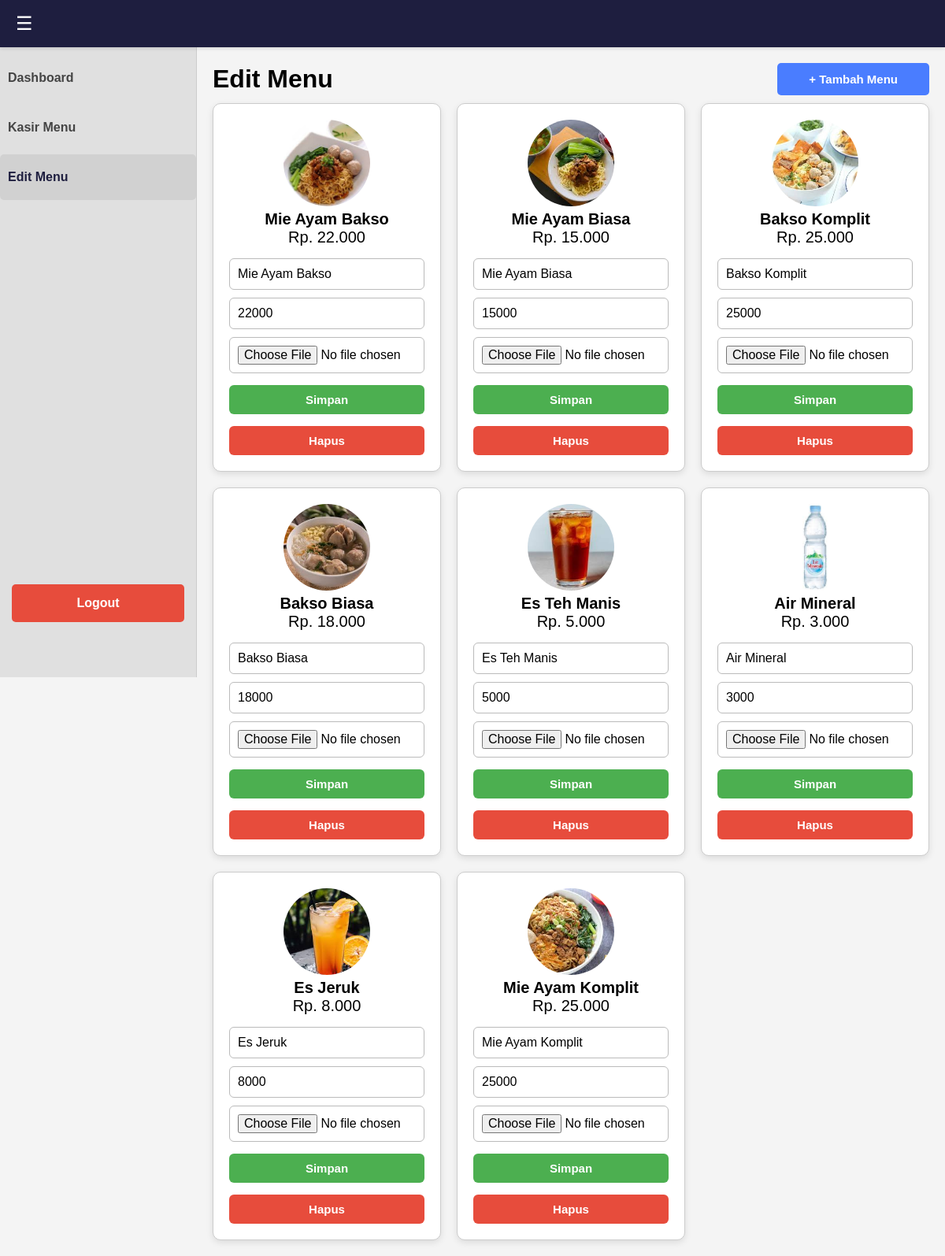
Screenshot of /edit_menu.php (signed in) with the database file from the repository.
### tables this page shows
CREATE TABLE `menu` (
  `id` int(11) NOT NULL,
  `nama` varchar(100) NOT NULL,
  `harga` int(11) NOT NULL,
  `foto` varchar(255) DEFAULT NULL
);

### edit_menu.php (the view, shortened to what this page needs)
<?php
include 'config/db_config.php';
try {
    $stmt = $pdo->query("SELECT * FROM menu");
    $menus = $stmt->fetchAll(PDO::FETCH_ASSOC);
} catch (Exception $e) {
    $menus = [];
}
?>
<!DOCTYPE html>
<html lang="id">
<head>
    <link rel="stylesheet" href="assets/style.css">
</head>
<body>
<div class="header">
    <span class="menu-toggle">☰</span>
</div>
<div class="sidebar">
    <a href="dashboard.php" class="sidebar-nav-item">Dashboard</a>
    <a href="kasir.php" class="sidebar-nav-item">Kasir Menu</a>
    <a href="edit_menu.php" class="sidebar-nav-item active">Edit Menu</a>
    <div class="logout-btn" onclick="location.href='logout.php'">Logout</div>
</div>
<div class="main-content">
    <div class="menu-container">
        <div class="menu-header">
            <h1>Edit Menu</h1>
            <button class="edit-menu-btn" id="openModalBtn">+ Tambah Menu</button>
        </div>
        <div class="menu-grid">
            <?php foreach ($menus as $menu): ?>
                <div class="menu-item">
                    <?php if (!empty($menu['foto'])): ?>
                        <img src="uploads/<?php echo htmlspecialchars($menu['foto']); ?>" alt="Foto Menu">
                    <?php else: ?>
                        <div class="menu-item-image"></div>
                    <?php endif; ?>
                    <p><b><?php echo htmlspecialchars($menu['nama']); ?></b></p>
                    <p>Rp. <?php echo number_format($menu['harga'], 0, ',', '.'); ?></p>
                    <form action="edit_menu.php" method="POST" enctype="multipart/form-data" class="edit-form">
                        <input type="text" name="nama" value="<?php echo htmlspecialchars($menu['nama']); ?>" required>
                        <input type="number" name="harga" value="<?php echo $menu['harga']; ?>" required>
                        <input type="file" name="foto">
                        <button type="submit" name="edit_menu" class="btn-edit">Simpan</button>
                        <a href="edit_menu.php?hapus=<?php echo $menu['id']; ?>" class="btn-hapus" onclick="return confirm('Hapus menu ini?')">Hapus</a>
                    </form>
                </div>
            <?php endforeach; ?>
        </div>
    </div>
</div>
</body>
</html>

### assets/style.css (style rules this page uses)
* { box-sizing: border-box; margin: 0; padding: 0; font-family: Arial, sans-serif; }
body { background-color: #f4f4f4; }
.header { background-color: #1e1e3f; color: white; padding: 15px 20px; display: flex; align-items: center; position: fixed; width: 100%; height: 60px; z-index: 10; box-shadow: 0 2px 4px rgba(0,0,0,0.1); }
.menu-toggle { font-size: 24px; cursor: pointer; margin-right: 20px; }
.sidebar { width: 250px; background-color: #e0e0e0; height: 100vh; padding: 10px 0; color: #333; position: fixed; top: 60px; left: 0; display: flex; flex-direction: column; border-right: 1px solid #ccc; }
.sidebar a { color: #444; text-decoration: none; padding: 20px 10px; display: flex; justify-content: space-between; align-items: center; border-radius: 5px; margin-bottom: 5px; transition: background-color 0.2s; font-weight: bold; }
.sidebar a:hover, .sidebar .active { background-color: #d1d1d1; color: #1e1e3f; }
.sidebar .logout-btn { background-color: #e74c3c; color: white; padding: 15px 20px; text-align: center; border-radius: 5px; margin: auto 15px 60px 15px; cursor: pointer; font-weight: bold; transition: background-color 0.2s; }
.main-content { margin-left: 250px; padding: 20px; padding-top: 80px; flex-grow: 1; }
.edit-menu-btn { background-color: #4a7dff; color: white; padding: 12px 40px; border: none; border-radius: 5px; cursor: pointer; font-weight: bold; transition: background-color 0.2s; font-size: 15px; }
.menu-grid { display: grid; grid-template-columns: repeat(3, 1fr); gap: 20px; margin-top: 10px; }
.menu-item { background-color: #fff; border-radius: 8px; padding: 15px; text-align: center; box-shadow: 0 2px 8px rgba(0,0,0,0.1); border: 1px solid #ccc; transition: transform 0.2s; font-size: 20px; }
.menu-container { width: 100%; }
.menu-header { display: flex; justify-content: space-between; align-items: center; }
.menu-item { padding: 20px; border-radius: 10px; box-shadow: 0 3px 8px rgba(0, 0, 0, 0.1); transition: transform 0.2s, box-shadow 0.2s; }
.menu-item img { width: 110px; height: 110px; border-radius: 50%; object-fit: cover; }
.edit-form { margin-top: 15px; display: flex; flex-direction: column; gap: 10px; }
.edit-form input[type="text"], .edit-form input[type="number"], .edit-form input[type="file"] { padding: 10px; font-size: 16px; border: 1px solid #bbb; border-radius: 6px; width: 100%; }
.btn-edit, .btn-hapus { padding: 10px 12px; font-size: 15px; font-weight: bold; border: none; border-radius: 6px; cursor: pointer; color: white; margin-top: 5px; }
.btn-edit { background-color: #4CAF50; }
.btn-hapus { background-color: #e74c3c; text-decoration: none; display: inline-block; text-align: center; }

### rows the page displays
menu: foto (picture), nama "Mie Ayam Bakso", harga "22.000", harga "22000"
menu: foto (picture), nama "Mie Ayam Biasa", harga "15.000", harga "15000"
menu: foto (picture), nama "Bakso Komplit", harga "25.000", harga "25000"
menu: foto (picture), nama "Bakso Biasa", harga "18.000", harga "18000"
menu: foto (picture), nama "Es Teh Manis", harga "5.000", harga "5000"
menu: foto (picture), nama "Air Mineral", harga "3.000", harga "3000"
menu: foto (picture), nama "Es Jeruk", harga "8.000", harga "8000"
menu: foto (picture), nama "Mie Ayam Komplit", harga "25.000", harga "25000"
